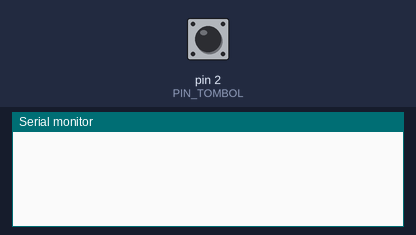
The sketch below on a simulated Arduino Uno, built with avr-gcc and run on an emulated ATmega328P. Parts: the last lines printed to the serial monitor. Inputs (shaded band) come from the test bench; at power-on: pin 2 (PIN_TOMBOL) HIGH.

Above: at 1.2 s.
1.3 s: pin 2 (PIN_TOMBOL) pulled LOW for 0.15 s
At 1.43 s:
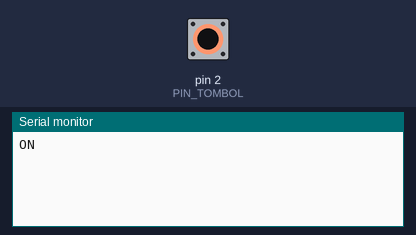
At 2.0 s:
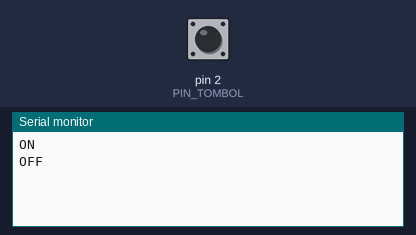

Measured:
- after the input at 1.3 s, the serial monitor: prints a new line at once (image 1)

The sketch:

3.ino
```cpp
/*
* MONSTER ARDUINO V2
* Program Tombol yang Manusiawi
* www.ElangSakti.com
*/
// kita set supaya tombol active low
#define ON LOW
#define OFF !ON
// tombol pada pin 2
const byte PIN_TOMBOL = 2;
// data awal ada OFF
// dan data sebelumnya juga OFF
boolean data = OFF;
boolean data_last = data;
void setup() {
// buka koneksi ke serial
Serial.begin(19200);
while(!Serial);
// tombol sebagai input dengan pullup resistor
pinMode(PIN_TOMBOL,INPUT_PULLUP);
}
void loop() {
// baca data tombol
data = digitalRead(PIN_TOMBOL);
// jika data berbeda dari data sebelumnya
// cetak ke serial monitor
if(data != data_last){
  // jika ON, cetak ON
// jika OFF, cetak OFF
if(data == ON){
Serial.println("ON");
} else {
Serial.println("OFF");
}
// simpan data sebagai data sebelumnya
data_last = data;
}
}
```
